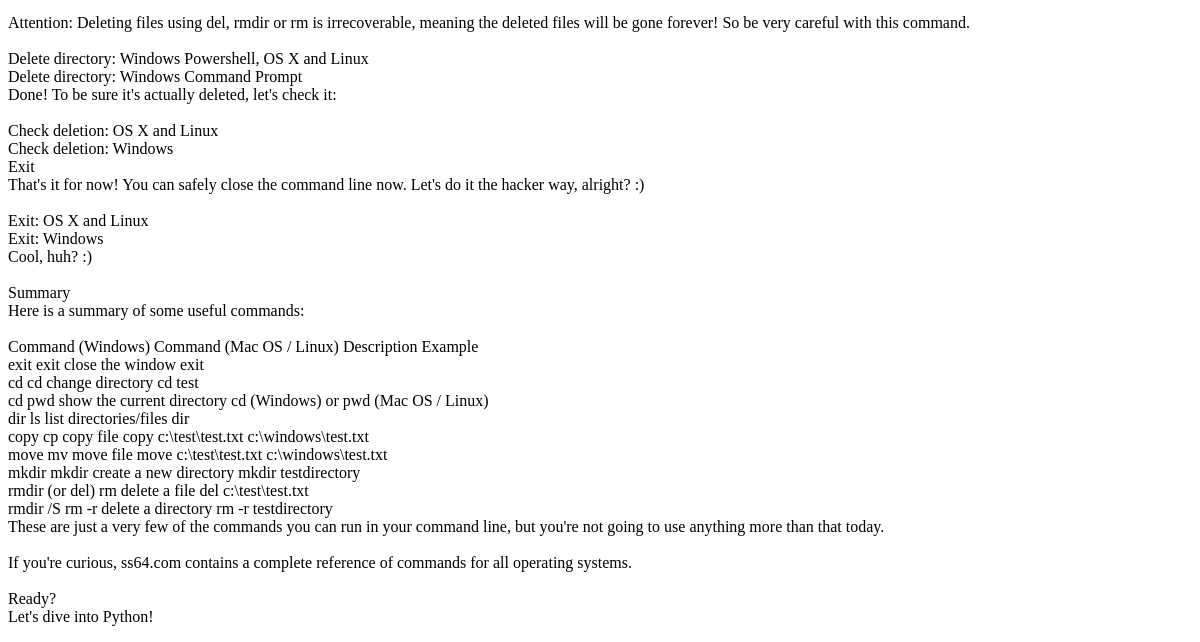
Before: / (lower part) with the older database file.
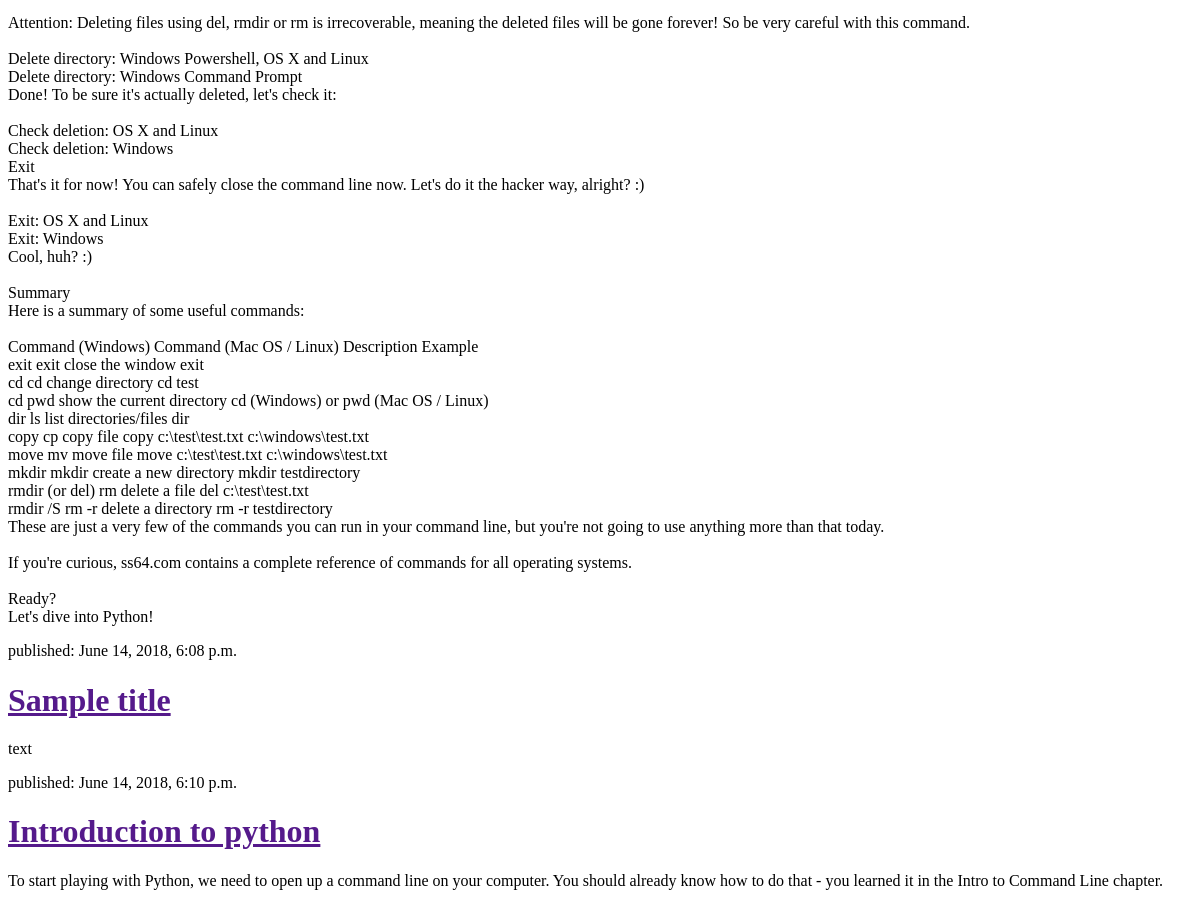
After: the same page with the newer database file.
### blog/models.py (models this page shows, shortened)
class Post(models.Model):
    author = models.ForeignKey('auth.User', on_delete=models.CASCADE)
    title = models.CharField(max_length=200)
    text = models.TextField()
    created_date = models.DateTimeField(
            default=timezone.now)
    published_date = models.DateTimeField(
            blank=True, null=True)

### blog/views.py (the view)
# urls.py: url(r'^$', views.post_list, name='post_list'),
def post_list(request):
    posts = Post.objects.filter(published_date__lte = timezone.now()).order_by('published_date')
    return render(request, 'blog/post_list.html', {'posts': posts})

### blog/templates/blog/post_list.html (shortened to what this page needs)
<html>
    <head>
    </head>
    <body>
        {% for post in posts %}
             <div>
                <p>published: {{ post.published_date }}</p>
                <h1><a href="">{{ post.title }}</a></h1>
                <p>{{ post.text|linebreaksbr }}</p>
             </div>
        {% endfor %}
    </body>
</html>

Changed rows visible on the page:
added Post: published_date "June 14, 2018, 6:08 p.m.", title "Sample title", text "text"
added Post: published_date "June 14, 2018, 6:10 p.m.", title "Introduction to python", text "To start playing with Python, we need to open up a command line on your computer. You should already know how to do that - you learned it in the Intro to Command Line chapter."
